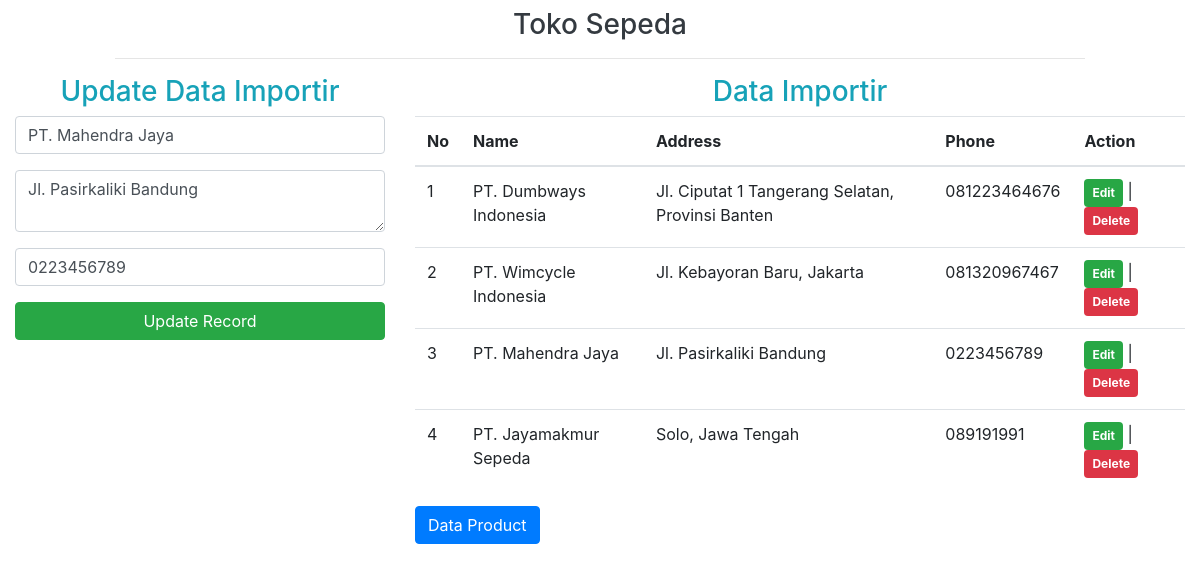
The page /importir.php?editimportir=3 on the database its author committed.
### tables this page shows
CREATE TABLE `importir_tb` (
  `id` int(11) NOT NULL,
  `name` varchar(30) NOT NULL,
  `address` text NOT NULL,
  `phone` varchar(30) NOT NULL
);

### action.php (called while the page is built, shortened)
<?php
include "config.php";
if(isset($_GET['editimportir'])){
    $id = $_GET['editimportir'];
    $query="SELECT * FROM importir_tb WHERE id=?";
    $stmt=$conn->prepare($query);
    $stmt->bind_param("i",$id);
    $stmt->execute();
    $result=$stmt->get_result();
    $row=$result->fetch_assoc();
    $importirName=$row['name'];
    $importirAddress=$row['address'];
    $importirPhone=$row['phone'];
    $updateimportir = true;
}
?>

### importir.php (the view, shortened to what this page needs)
<?php
    include "config.php";
    include "action.php";
?>
<!DOCTYPE html>
<html lang="en">
<head>
    <link rel="stylesheet" href="https://maxcdn.bootstrapcdn.com/bootstrap/4.5.2/css/bootstrap.min.css">
</head>
<body>
    <div class="container-fluid">
        <div class="row justify-content-center">
            <div class="col-md-10">
                <h3 class="text-center text-dark mt-2">Toko Sepeda</h3>
                <hr/>
            </div>
        </div>
        <div class="row">
            <div class="col-md-4">
                <h3 class="text-center text-info">
                    <?php
                        if($updateimportir == true){
                            echo "Update Data Importir";
                        }
                        else {
                            echo "Add Data Importir";
                        }
                    ?>
                    </h3>
                <form action="action.php" method="post">
                    <div class="form-group">
                        <input type="text" value="<?= $importirName; ?>" name="importirname" class="form-control" placeholder="Enter Name" required>
                    </div>
                    <div class="form-group">
                        <textarea name="importiraddress" class="form-control" placeholder="Enter Address" required><?= $importirAddress; ?></textarea>
                    </div>
                    <div class="form-group">
                        <input type="text" value="<?= $importirPhone; ?>" name="importirphone" class="form-control" placeholder="Enter Phone" required>
                    </div>
                    <div class="form-group">
                    <?php
                        if($updateimportir == true){
                    ?>
                         <input type="submit" name="updateImportir" value="Update Record" class="btn btn-success btn-block">
                    <?php
                        } else {
                    ?>
                        <input type="submit" name="addindeximportir" value="Add Record" class="btn btn-primary btn-block">
                    <?php } ?>
                    </div>
                </form>
            </div>
            <div class="col-md-8">
                <?php
                    $query = "SELECT * FROM importir_tb";
                    $stmt=$conn->prepare($query);
                    $stmt->execute();
                    $result=$stmt->get_result();
                ?>
                <h3 class="text-center text-info">Data Importir</h3>
                <table class="table table-hover">
                    <thead>
                        <tr>
                            <th>No</th>
                            <th>Name</th>
                            <th>Address</th>
                            <th>Phone</th>
                            <th>Action</th>
                        </tr>
                    </thead>
                    <tbody>
                    <?php
                    $no = 1;
                    while($row = $result->fetch_assoc())
                    {
                    ?>
                        <tr>
                            <td><?= $no ?></td>
                            <td><?= $row['name']; ?></td>
                            <td><?= $row['address']; ?></td>
                            <td><?= $row['phone']; ?></td>
                            <td>
                                <a href="importir.php?editimportir=<?= $row['id'];?>" class="badge badge-success p-2">Edit</a> |
                                <a href="action.php?deleteimportir=<?= $row['id'];?>" class="badge badge-danger p-2"
                                    onclick="return confirm('Do you want to delete this record ? \n Name : <?= $row['name']?> ');">Delete</a>
                            </td>
                        </tr>
                        <?php
                        $no++;
                    } ?>
                    </tbody>
                </table>
                <a href="index.php" class="btn btn-primary">Data Product</a>
            </div>
        </div>
    </div>
</body>
</html>

### rows shown on the page
importir_tb: importirname "PT. Mahendra Jaya", importiraddress "Jl. Pasirkaliki Bandung", importirphone "0223456789", name "PT. Mahendra Jaya", address "Jl. Pasirkaliki Bandung", phone "0223456789"
importir_tb: name "PT. Dumbways Indonesia", address "Jl. Ciputat 1 Tangerang Selatan, Provinsi Banten", phone "081223464676"
importir_tb: name "PT. Wimcycle Indonesia", address "Jl. Kebayoran Baru, Jakarta", phone "081320967467"
importir_tb: name "PT. Jayamakmur Sepeda", address "Solo, Jawa Tengah", phone "089191991"
